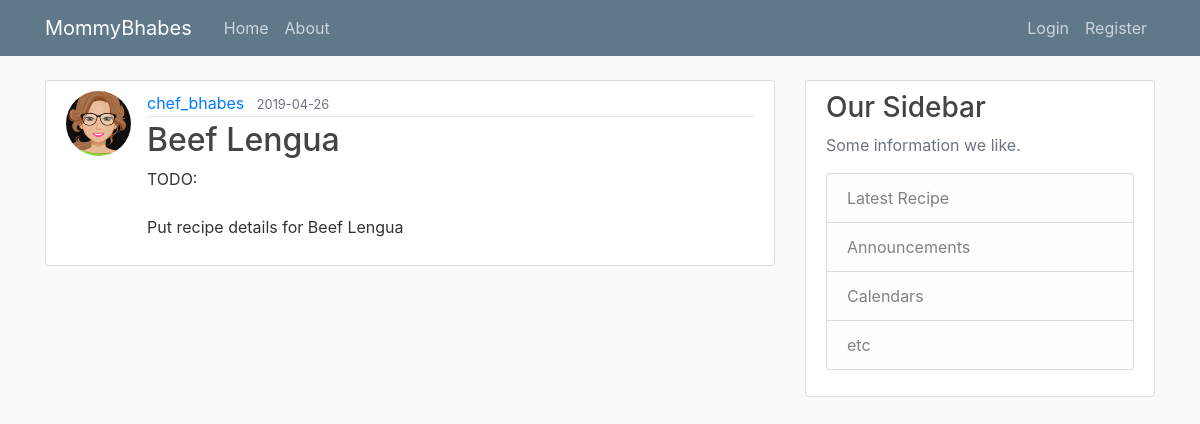
/recipe/1, run on the app's committed database.
### flask_1/models.py (models this page shows, shortened)
class User(db.Model, UserMixin):
    id = db.Column(db.Integer, primary_key=True)
    username = db.Column(db.String(20), unique=True, nullable=False)
    email = db.Column(db.String(120), unique=True, nullable=False)
    image_file = db.Column(db.String(20), nullable=False, default='default.jpg')
    password = db.Column(db.String(60), nullable=False)
    recipes = db.relationship('Recipe', backref='author', lazy=True)

class Recipe(db.Model):
    id = db.Column(db.Integer, primary_key=True)
    title = db.Column(db.String(100), nullable=False)
    date_posted = db.Column(db.DateTime, nullable=False, default=datetime.utcnow)
    content = db.Column(db.Text(100), nullable=False)
    user_id = db.Column(db.Integer, db.ForeignKey('user.id'), nullable=False)

### flask_1/recipes/routes.py (the view)
@recipes.route("/recipe/<int:recipe_id>")
def recipe(recipe_id):
    recipe = Recipe.query.get_or_404(recipe_id)
    return render_template('recipe.html', title=recipe.title, recipe=recipe)

### flask_1/templates/recipe.html (shortened to what this page needs)
{% extends "layout.html" %}
{% block content %}
    <article class="media content-section">
        <img class="rounded-circle article-img" src="{{ url_for('static', filename='profile_pics/' + recipe.author.image_file) }}">
        <div class="media-body">
          <div class="article-metadata">
            <a class="mr-2" href="{{ url_for('users.user_recipes', username=recipe.author.username) }}">{{ recipe.author.username }}</a>
            <small class="text-muted">{{ recipe.date_posted.strftime('%Y-%m-%d') }}</small>
          </div>
          <h2 class="article-title">{{ recipe.title }}</h2>
          <p class="article-content">{{ recipe.content }}</p>
        </div>
      </article>
{% endblock content %}

### flask_1/static/main.css (style rules this page uses)
body { background: #fafafa; color: #333333; margin-top: 5rem; }
h1, h2, h3, h4, h5, h6 { color: #444444; }
.content-section { background: #ffffff; padding: 10px 20px; border: 1px solid #dddddd; border-radius: 3px; margin-bottom: 20px; }
.article-title { color: #444444; }
.article-content { white-space: pre-line; }
.article-img { height: 65px; width: 65px; margin-right: 16px; }
.article-metadata { padding-bottom: 1px; margin-bottom: 4px; border-bottom: 1px solid #e3e3e3 }

### data on the page
User: image_file (picture), author.username "chef_bhabes"
Recipe: date_posted "2019-04-26", title "Beef Lengua", content "TODO: Put recipe details for Beef Lengua"
